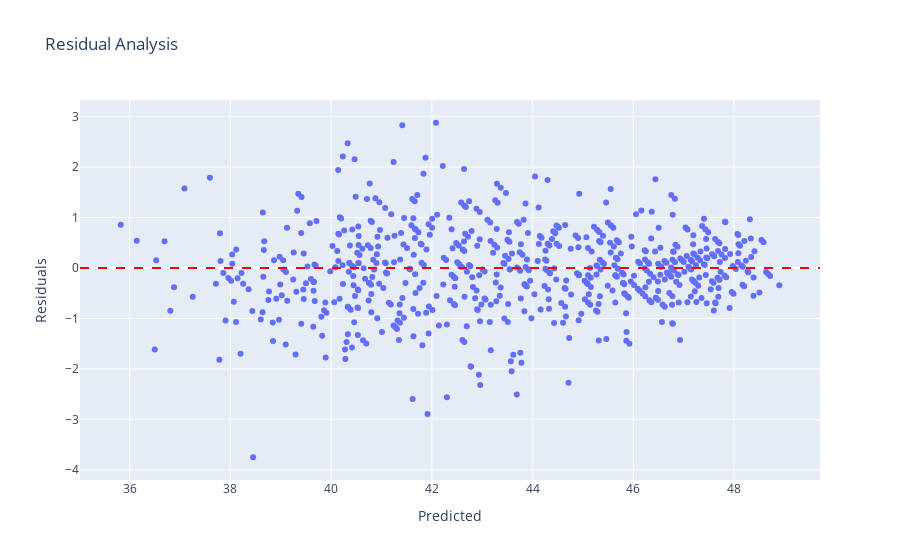

Notebook source saved alongside this figure:
### Code cell
# 残差分析
residuals = y_test - y_pred
fig_residuals = px.scatter(
    x=y_pred,
    y=residuals,
    labels={'x': 'Predicted', 'y': 'Residuals'},
    title='Residual Analysis'
)
fig_residuals.add_hline(y=0, line_dash='dash', line_color='red')
fig_residuals.write_html('rf_reports/figures/residual_analysis.html')
fig_residuals.show()
print("✓ Created residual analysis visualization")

### Figure 1 — Plotly figure (JSON) as saved in the notebook; plotly's stock layout.template omitted (floating-point values rounded to 4 significant figures; data arrays with more than 128 entries replaced by an {"elided": "..."} marker saying what was removed)
{"data": [{"hovertemplate": "Predicted=%{x}<br>Residuals=%{y}<extra></extra>", "legendgroup": "", "marker": {"color": "#636efa", "symbol": "circle"}, "mode": "markers", "name": "", "orientation": "v", "showlegend": false, "type": "scatter", "x": {"elided": "658 float values"}, "xaxis": "x", "y": {"elided": "658 float values"}, "yaxis": "y"}], "layout": {"legend": {"tracegroupgap": 0}, "shapes": [{"line": {"color": "red", "dash": "dash"}, "type": "line", "x0": 0, "x1": 1, "xref": "x domain", "y0": 0, "y1": 0, "yref": "y"}], "title": {"text": "Residual Analysis"}, "xaxis": {"anchor": "y", "domain": [0, 1], "title": {"text": "Predicted"}}, "yaxis": {"anchor": "x", "domain": [0, 1], "title": {"text": "Residuals"}}}}
